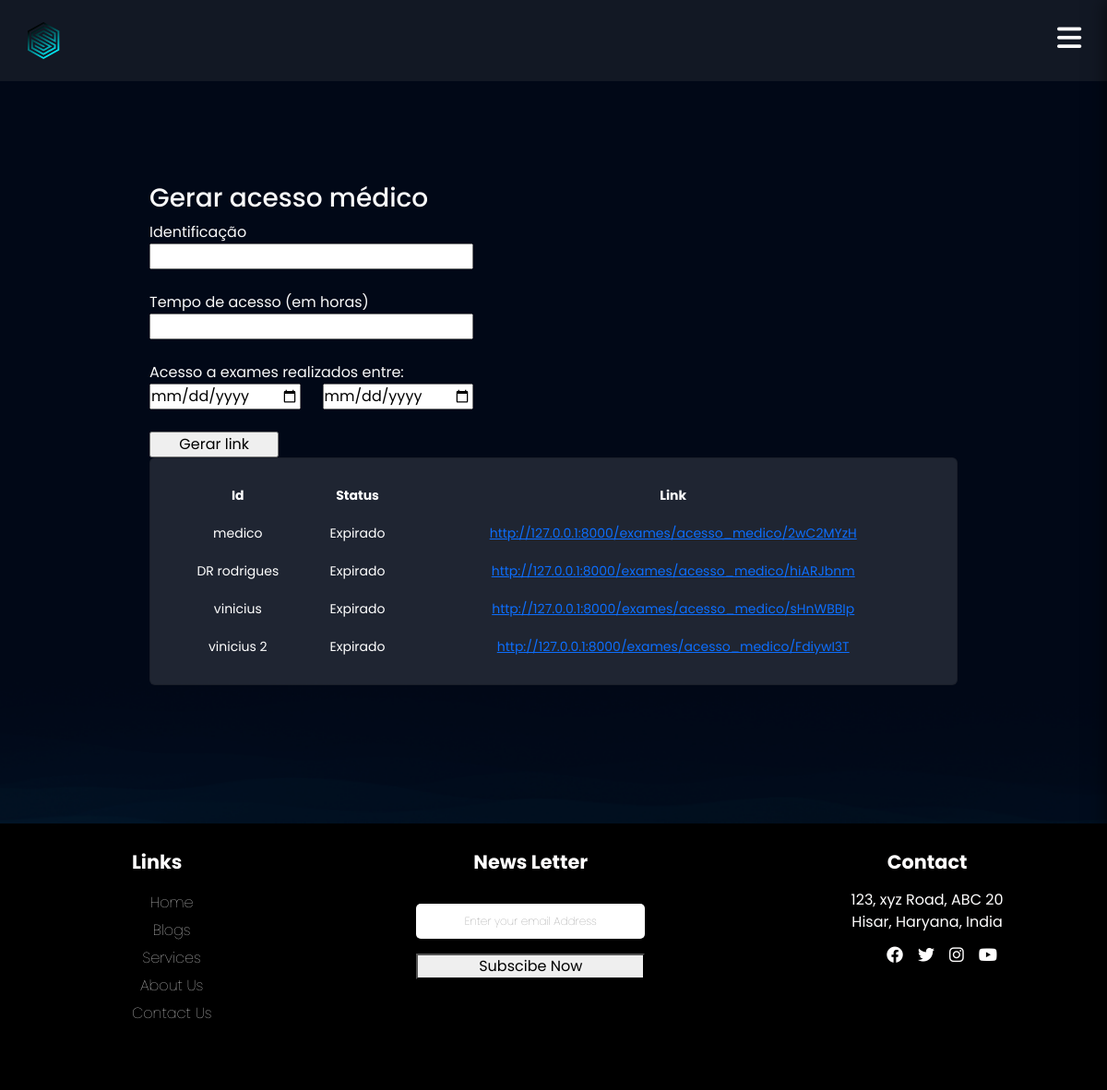
The page /exames/gerar_acesso_medico/ (signed in) on the database its author committed.
### exames/models.py (models this page shows, shortened)
class AcessoMedico(models.Model):
    usuario = models.ForeignKey(User, on_delete=models.DO_NOTHING)
    identificacao = models.CharField(max_length=50)
    tempo_de_acesso = models.IntegerField() # Em horas
    criado_em = models.DateTimeField()
    data_exames_iniciais = models.DateField()
    data_exames_finais = models.DateField()
    token = models.CharField(max_length=20, null=True, blank=True)
    @property
    def status(self):
        return 'Expirado' if timezone.now() > (self.criado_em + timedelta(hours=self.tempo_de_acesso)) else 'Ativo'
    @property
    def url(self):
        return f"http://127.0.0.1:8000/exames/acesso_medico/{self.token}"

### exames/views.py (the view, shortened to what this page needs)
# urls.py: path('gerar_acesso_medico/', views.gerar_acesso_medico, name="gerar_acesso_medico"),
@login_required
def gerar_acesso_medico(request):
    if request.method == "GET":
        acessos_medicos = AcessoMedico.objects.filter(usuario =request. user)
        return render(request, 'gerar_acesso_medico.html', {'acessos_medicos': acessos_medicos})

### exames/templates/gerar_acesso_medico.html (shortened to what this page needs)
{% extends "bases/base.html" %}
{% load static %}
{% block 'head' %}
    <link href="{% static 'exames/css/css.css' %}" rel="stylesheet">
    <link href="{% static 'exames/css/gerenciar_pedidos.css' %}" rel="stylesheet">
{% endblock 'head' %}
{% block 'conteudo' %}
    <br>
    <br>
    <div class="container">
        <div class="row">
            <div class="col-md-5">
                <h3>Gerar acesso médico</h3>
                <form action="{% url "gerar_acesso_medico" %}" method="POST">{% csrf_token %}
                    <label for="">Identificação</label>
                    <br>
                    <input style="width: 100%" type="text" name="identificacao" id="" class="input-default">
                    <br>
                    <br>
                    <label for="">Tempo de acesso (em horas)</label>
                    <br>
                    <input style="width: 100%" type="number" name="tempo_de_acesso" id="" class="input-default">
                    <br>
                    <br>
                    <div class="row">
                        <label for="">Acesso a exames realizados entre:</label>
                        <div class="col-md">
                            <input style="width: 100%" type="date" name="data_exame_inicial" id="" class="input-default">
                        </div>
                        <div class="col-md">
                            <input style="width: 100%" type="date" name="data_exame_final" id="" class="input-default">
                            <br>
                            <br>
                        </div>
                    </div>
                    <input style="width: 40%" type="submit" class="btn-default" value="Gerar link">
                </form>
            </div>
            <div class="col-md">
                <div class="card">
                    <table style="text-align: center">
                        <tr>
                          <th>Id</th>
                          <th>Status</th>
                          <th>Link</th>
                        </tr>
                       {%for acesso in acessos_medicos %}
                            <tr class="linha-tabela">
                                <td>{{acesso.identificacao}}</td>
                                <td>{{acesso.status}}</td>
                                <td class="link"><a href="{{acesso.url}}">{{acesso.url}}</a></td>
                            </tr>
                      {%endfor%}
                    </table>
                </div>
            </div>
        </div>
    </div>
{% endblock 'conteudo' %}

### templates/bases/base.html (shortened to what this page needs)
{% load static %}
<!doctype html>
<html lang="pt-BR">
<head>
    <link href="https://cdn.jsdelivr.net/npm/bootstrap@5.3.1/dist/css/bootstrap.min.css" rel="stylesheet">
    <link rel="stylesheet" href="{% static 'geral/css/base.css' %}">
    <link
      rel="stylesheet"
      href="https://cdnjs.cloudflare.com/ajax/libs/font-awesome/6.4.0/css/all.min.css"
    />
    {% block 'head' %}{% endblock %}
</head>
<body>
    <nav>
        <img src="{% static 'geral/img/logo.svg' %}" />
      </nav>
      <button class="burger" onclick="toggleMenu()">
        <i class="fa-solid fa-bars"></i>
      </button>
      <main>
        {% block 'conteudo' %}{% endblock %}
      </main>
    <footer class="footer">
        <div class="box">
            <h2> Links </h2>
            <ul class="links">
                <li><a href="#"> Home </a></li>
                <li><a href="#"> Blogs </a></li>
                <li><a href="#"> Services </a></li>
                <li><a href="#"> About Us </a></li>
                <li><a href="#"> Contact Us </a></li>
            </ul>
        </div>
        <div class="box">
            <h2> News Letter </h2>
            <form action="" class="registration">
                <input type="email" name="email" id="email" placeholder="Enter your email Address">
                <button type="submit"> Subscibe Now </button>
            </form>
        </div>
        <div class="box">
            <h2> Contact </h2>
            <p class="address"> 123, xyz Road, ABC 20 <br>
                Hisar, Haryana, India
            </p>
            <ul class="social">
                <li><i class="fa-brands fa-facebook"></i></li>
                <li><i class="fa-brands fa-twitter"></i></li>
                <li><i class="fa-brands fa-instagram"></i></li>
                <li><i class="fa-brands fa-youtube"></i></li>
            </ul>
        </div>
    </footer>
</body>
</html>

### templates/static/geral/css/base.css (style rules this page uses)
body { margin: 0; background-color: #343541; color: #f9f9f9; font-family: "Euclid Circular A", "Poppins"; }
* { box-sizing: border-box; }
nav { position: fixed; z-index: 1; top: 0; width: 100%; height: 88px; padding: 0 30px; display: flex; align-items: center; justify-content: space-between; background: rgb(27 32 44 / 70%); -webkit-backdrop-filter: blur(5px); -moz-backdrop-filter: blur(5px); -ms-backdrop-filter: blur(5px); backdrop-filter: blur(5px); backface-visibility: hidden; transform: translateZ(0px); transition: 0.3s; }
nav img { height: 40px; }
.burger { position: fixed; z-index: 3; top: 0; right: 0px; display: grid; place-items: center; padding: 0; width: 82px; height: 82px; font-size: 30px; color: #f9f9f9; background: transparent; border: 0; cursor: pointer; }
main { margin: 150px; }
* { margin: 0; padding: 0; box-sizing: border-box; font-family: 'Poppins', sans-serif; }
.footer { display: flex; z-index: 1; color: #fffefe; padding: 2rem 0; height: auto; justify-content: space-around; flex-wrap: wrap; background-color: #000000; padding-top:10px; }
.box { display: flex; flex-direction: column; align-items: center; margin: 20px; }
.footer h2 { font-size: 1.3rem; margin-bottom: 1rem; font-weight: bold; }
.links li { list-style: none; line-height: 30px; text-align: center; font-weight: 100; }
.links li a { text-decoration: none; color: #fff; }
.registration { display: flex; flex-direction: column; }
.registration input { padding: 10px; font-weight: 100; border: none; outline: none; border-radius: 5px; text-align: center; font-size: 12px; margin: 1rem 0; }
.address { text-align: center; margin-bottom: 10px; }
.social { display: flex; list-style: none; }
.social li { margin: 0 8px; cursor: pointer; font-size: 18px; }

### templates/static/exames/css/css.css (style rules this page uses)
body { background-image: url('/static/geral/img/bg2.png'); background-size: cover; }
.card { background-color: rgba(217, 217, 217, .14); color: white; padding: 20px; }

### templates/static/exames/css/gerenciar_pedidos.css (style rules this page uses)
.linha-tabela { background-color: var(--dark-color); height: 20px; }
td, th { padding: 10px; font-size: 14px; }

### rows shown on the page
AcessoMedico: identificacao "medico", status "Expirado", url "http://127.0.0.1:8000/exames/acesso_medico/2wC2MYzH"
AcessoMedico: identificacao "DR rodrigues", status "Expirado", url "http://127.0.0.1:8000/exames/acesso_medico/hiARJbnm"
AcessoMedico: identificacao "vinicius", status "Expirado", url "http://127.0.0.1:8000/exames/acesso_medico/sHnWBBIp"
AcessoMedico: identificacao "vinicius 2", status "Expirado", url "http://127.0.0.1:8000/exames/acesso_medico/FdiywI3T"
